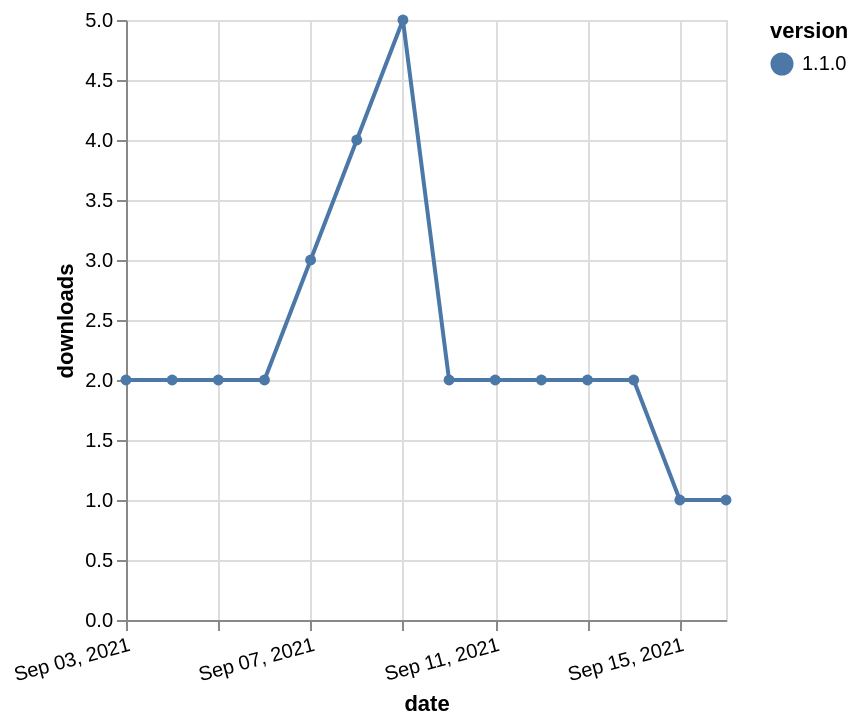

Vega-Lite specification for this chart:
### Vega-Lite specification from a JSON file in a GitHub repository (floating-point values rounded to 4 significant figures)
{"$schema": "https://vega.github.io/schema/vega-lite/v5.json", "description": "A simple bar chart with embedded data.", "data": {"values": [{"date": "2021-09-03", "total": 1883, "delta": 2, "version": "1.1.0"}, {"date": "2021-09-04", "total": 1885, "delta": 2, "version": "1.1.0"}, {"date": "2021-09-05", "total": 1887, "delta": 2, "version": "1.1.0"}, {"date": "2021-09-06", "total": 1889, "delta": 2, "version": "1.1.0"}, {"date": "2021-09-07", "total": 1892, "delta": 3, "version": "1.1.0"}, {"date": "2021-09-08", "total": 1896, "delta": 4, "version": "1.1.0"}, {"date": "2021-09-09", "total": 1901, "delta": 5, "version": "1.1.0"}, {"date": "2021-09-10", "total": 1903, "delta": 2, "version": "1.1.0"}, {"date": "2021-09-11", "total": 1905, "delta": 2, "version": "1.1.0"}, {"date": "2021-09-12", "total": 1907, "delta": 2, "version": "1.1.0"}, {"date": "2021-09-13", "total": 1909, "delta": 2, "version": "1.1.0"}, {"date": "2021-09-14", "total": 1911, "delta": 2, "version": "1.1.0"}, {"date": "2021-09-15", "total": 1912, "delta": 1, "version": "1.1.0"}, {"date": "2021-09-16", "total": 1913, "delta": 1, "version": "1.1.0"}]}, "width": "container", "mark": {"type": "line", "point": {"filled": true}}, "encoding": {"x": {"field": "date", "type": "temporal", "timeUnit": "yearmonthdate", "title": "date", "axis": {"labelAngle": -15}}, "y": {"field": "delta", "type": "quantitative", "title": "downloads"}, "color": {"field": "version", "type": "nominal"}, "tooltip": {"field": "delta"}}}
